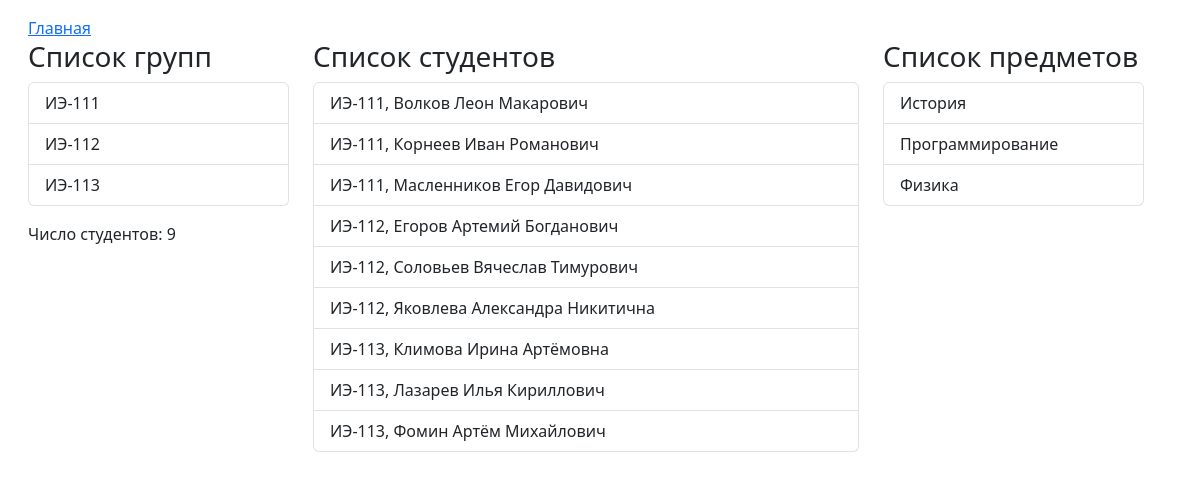
The page / on the database its author committed.
### core/models.py (models this page shows, shortened)
class Group(models.Model):
    name = models.CharField(max_length=20, db_index=True, verbose_name='Название группы')
    def __str__(self):
        return self.name
    def get_absolute_url(self):
        return reverse('group', kwargs={'group_id': self.pk})
    class Meta:
        verbose_name = 'Группа'
        verbose_name_plural = 'Группы'
        ordering = ['name']

class Student(models.Model):
    surname = models.CharField(max_length=50, verbose_name='Фамилия')
    name = models.CharField(max_length=50, verbose_name='Имя')
    patronymic = models.CharField(max_length=50, verbose_name='Отчество', blank=True)
    birthday = models.DateField(verbose_name='Дата рождения')
    photo = models.ImageField(upload_to='photos/%Y/%m/%d/', verbose_name='Фото', blank=True, null=True)
    group = models.ForeignKey('Group', on_delete=models.CASCADE, verbose_name='Группа')
    def get_absolute_url(self):
        return reverse('student', kwargs={'student_id': self.pk})
    class Meta:
        verbose_name = 'Студент'
        verbose_name_plural = 'Студенты'
        ordering = ['group', 'surname']

class Discipline(models.Model):
    name = models.CharField(max_length=100, verbose_name='Название предмета')
    class Meta:
        verbose_name = 'Предмет'
        verbose_name_plural = 'Предметы'
        ordering = ['name']
    def get_absolute_url(self):
        return reverse('discipline', kwargs={'discipline_id': self.pk})

### core/views.py (the view)
# urls.py: path('', views.Index.as_view(), name='home'),
class Index(TemplateView):
    template_name = 'core/index.html'
    def get_context_data(self, **kwargs):
        context = super().get_context_data(**kwargs)
        students = models.Student.objects.all()
        groups = models.Group.objects.all()
        disciplines = models.Discipline.objects.all()
        count = models.Student.objects.count()
        context['students'] = students
        context['groups'] = groups
        context['disciplines'] = disciplines
        context['count'] = count
        return context

### core/templates/core/index.html
{% extends 'base.html' %}
{% block list %}
<div class="col-md-3">
    <h3>Список групп</h3>
    <div class="list-group">
        {% for group in groups %}
        <a href="{{ group.get_absolute_url }}" class="list-group-item list-group-item-action">{{ group.name }}</a>
        {% endfor %}
    </div>
    <p class="mt-3">Число студентов: {{ count }}</p>
</div>
<div class="col-md-6">
    <h3>Список студентов</h3>
    <div class="list-group">
        {% for student in students %}
        <a href="{{ student.get_absolute_url }}" class="list-group-item list-group-item-action">{{ student.group }}, {{ student.surname }}
            {{ student.name }} {{ student.patronymic }}</a>
        {% endfor %}
    </div>
</div>
<div class="col-md-3">
    <h3>Список предметов</h3>
    <div class="list-group">
        {% for discipline in disciplines %}
        <a href="{{ discipline.get_absolute_url }}" class="list-group-item list-group-item-action">{{ discipline.name }}</a>
        {% endfor %}
    </div>
</div>
{% endblock %}

### rows shown on the page
Group: name "ИЭ-111"
Group: name "ИЭ-112"
Group: name "ИЭ-113"
Student: group "ИЭ-111", surname "Волков", name "Леон", patronymic "Макарович"
Student: group "ИЭ-111", surname "Корнеев", name "Иван", patronymic "Романович"
Student: group "ИЭ-111", surname "Масленников", name "Егор", patronymic "Давидович"
Student: group "ИЭ-112", surname "Егоров", name "Артемий", patronymic "Богданович"
Student: group "ИЭ-112", surname "Соловьев", name "Вячеслав", patronymic "Тимурович"
Student: group "ИЭ-112", surname "Яковлева", name "Александра", patronymic "Никитична"
Student: group "ИЭ-113", surname "Климова", name "Ирина", patronymic "Артёмовна"
Student: group "ИЭ-113", surname "Лазарев", name "Илья", patronymic "Кириллович"
Student: group "ИЭ-113", surname "Фомин", name "Артём", patronymic "Михайлович"
Discipline: name "История"
Discipline: name "Программирование"
Discipline: name "Физика"

### other values the page prints
{{ count }} "9"
